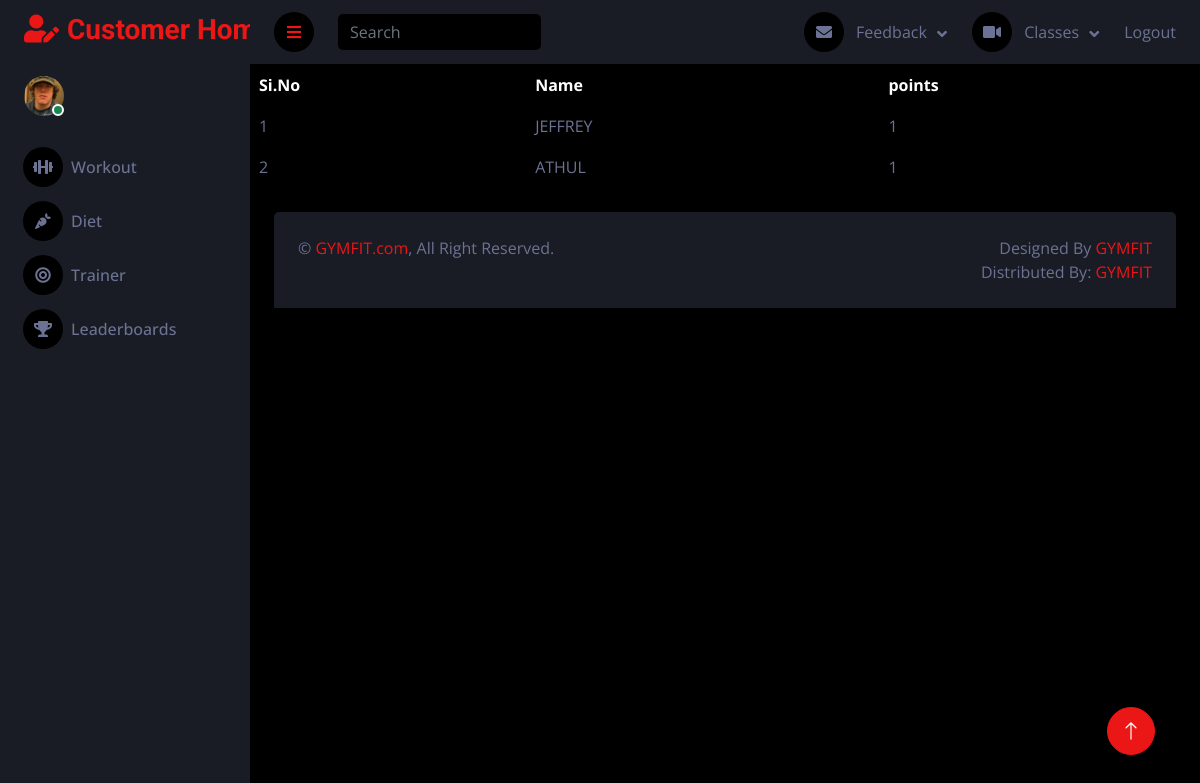
Screenshot of /leadertable with the database file from the repository.
### homeapp/models.py (models this page shows, shortened)
class Tbl_LeaderBoard(models.Model):
    customer = models.ForeignKey(User,on_delete=models.CASCADE)
    points = models.PositiveIntegerField(default=0)

### homeapp/views.py (the view)
# urls.py: path('leadertable',views.leadertable,name='ltble'),
def leadertable(request):
    po = Tbl_LeaderBoard.objects.all().order_by('-points')
    return render(request, 'leaderboard.html', {'po': po})

### homeapp/context_processor.py (called while the page is built)
def trainer(request):
    trainer = Tbl_Trainer.objects.filter(trainer_approval=True,trainer_status=True)
    return {
        'trainer':trainer
    }

### templates/leaderboard.html
{% extends 'adminbase2.html' %}
{% load static %}
{% block content %}
<div class="table-responsive">
                        <table class="table text-start align-middle table-bordered table-hover mb-0">
                            <thead>
                                <tr class="text-white">
                                    <th scope="col">Si.No</th>
                                    <th scope="col">Name</th>
                                    <th scope="col">points</th>
                                </tr>
                            </thead>
                            <tbody>
                                {% for i in po %}
                                {% if i.customer.id == request.user.id %}
                                <tr style="border:1px solid green;">
                                    <td>{{forloop.counter}}</td>
                                    <td>{{i.customer.first_name.upper}}</td>
                                    <td>{{i.points}}</td>
                                </tr>
                                {% else %}
                                <tr>
                                    <td>{{forloop.counter}}</td>
                                    <td>{{i.customer.first_name.upper}}</td>
                                    <td>{{i.points}}</td>
                                </tr>
                                {% endif %}
                            {% endfor %}
                            </tbody>
                        </table>
    {% endblock %}

### static/dash/css/style.css (style rules this page uses)
:root { --primary: #EB1616; --secondary: #191C24; --light: #6C7293; --dark: #000000; }

### rows the page displays
Tbl_LeaderBoard: customer.first_name "JEFFREY", points "1"
Tbl_LeaderBoard: customer.first_name "ATHUL", points "1"
